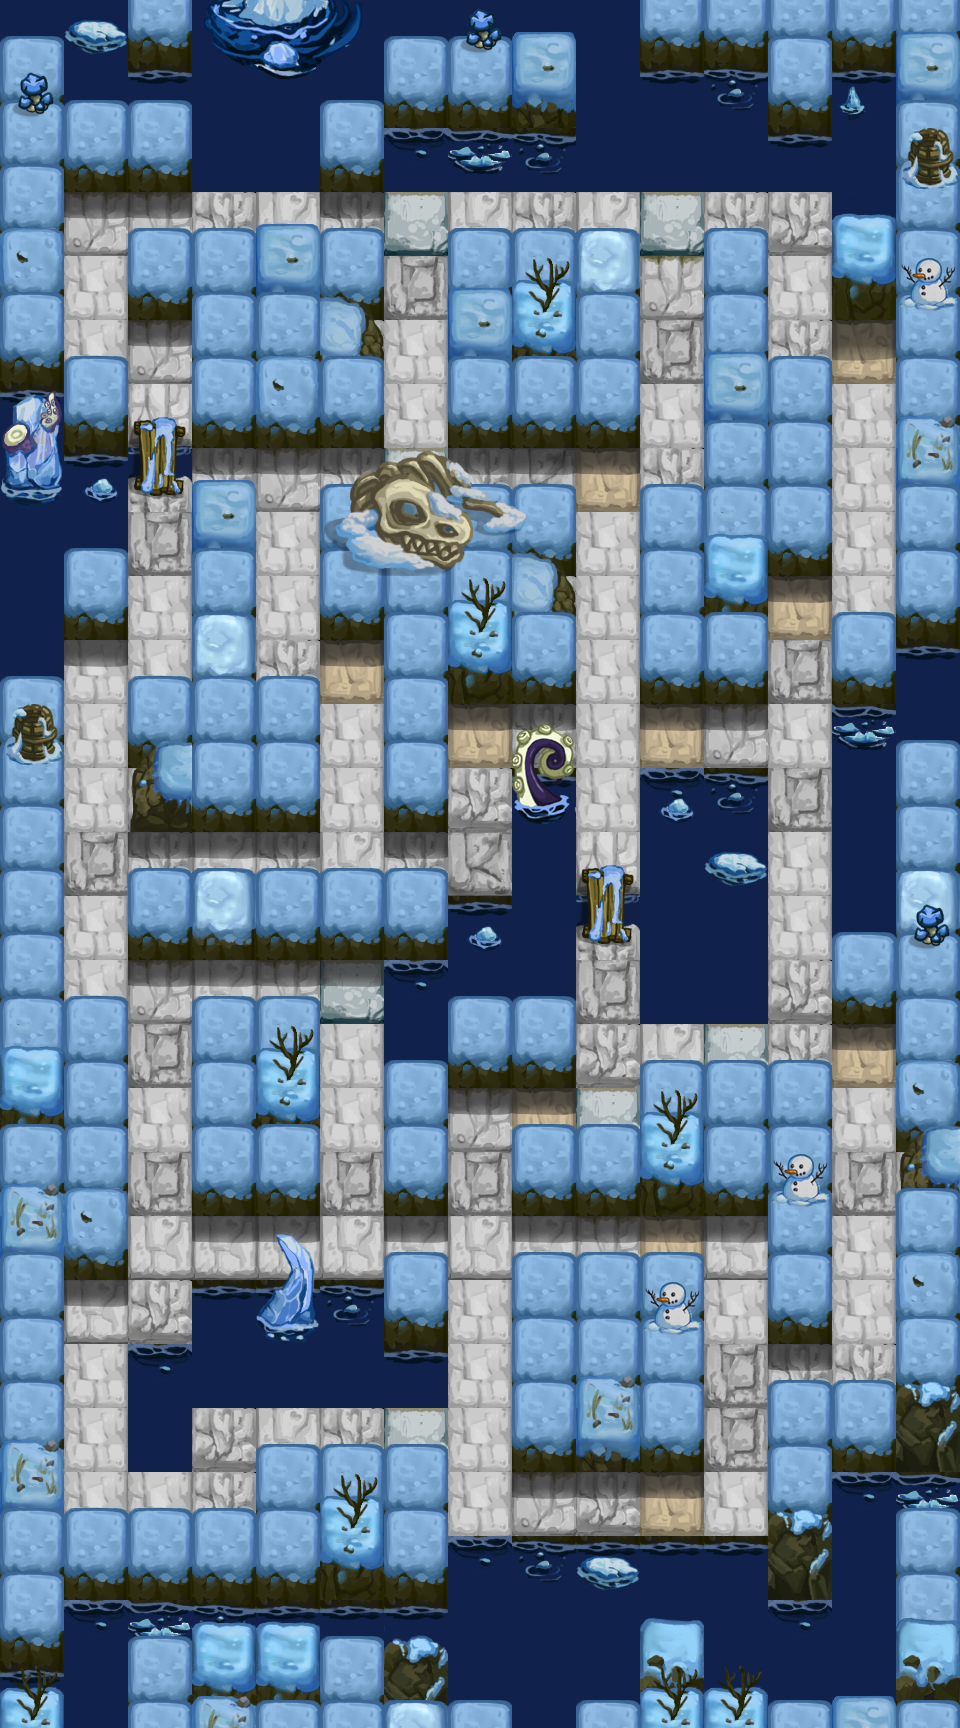

The image is a tile-based game level rendered from a .tmx file. Its description and source (layers, tilesets, objects; grid data summarised) follow:
An orthogonal 15x27 tile map with 64x64 px tiles, 7 tile layers (background, background_top, block, block_top, ...), 4 tilesets and 8 objects (5x monster, move_3, move_2, move_1).

<map version="1.2" tiledversion="1.2.2" orientation="orthogonal" renderorder="left-down" width="15" height="27" tilewidth="64" tileheight="64" infinite="0" nextlayerid="55" nextobjectid="223">
 <tileset firstgid="1" name="ice_block_1" tilewidth="64" tileheight="64" tilecount="64" columns="8">
  <image source="img/ice_block_1.png" width="512" height="512" />
 </tileset>
 <tileset firstgid="65" name="diamond" tilewidth="64" tileheight="64" tilecount="64" columns="8">
  <image source="img/diamond.png" width="512" height="512" />
 </tileset>
 <tileset firstgid="129" name="ice_bg_1" tilewidth="64" tileheight="64" tilecount="64" columns="8">
  <image source="img/ice_bg_1.png" width="512" height="512" />
 </tileset>
 <tileset firstgid="193" name="ice_top_1" tilewidth="64" tileheight="64" tilecount="64" columns="8">
  <image source="img/ice_top_1.png" width="512" height="512" />
 </tileset>
 <layer id="45" name="background" width="15" height="27">
  <data>[405 cells, 383 non-empty, 10 distinct tile ids]</data>
 </layer>
 <layer id="46" name="background_top" width="15" height="27">
  <data>[405 cells, 46 non-empty, 5 distinct tile ids]</data>
 </layer>
 <layer id="47" name="block" width="15" height="27">
  <data>[405 cells, 269 non-empty, 16 distinct tile ids]</data>
 </layer>
 <layer id="48" name="block_top" width="15" height="27">
  <data>[405 cells, 138 non-empty, 11 distinct tile ids]</data>
 </layer>
 <layer id="49" name="diamond" width="15" height="27">
  <data>[405 cells, 62 non-empty, 1 distinct tile ids]</data>
 </layer>
 <objectgroup color="#ffaaff" id="50" name="trigger" visible="0" />
 <objectgroup color="#ff0000" id="51" name="monster">
  <object id="204" name="monster" x="192" y="192" width="64" height="64">
   <properties>
    <property name="Direction_Arr" value="0" />
    <property name="ID_Arr" value="104" />
    <property name="Interval" type="int" value="5000" />
    <property name="Move_Arr" value="0" />
    <property name="Order" type="int" value="1" />
    <property name="Time" type="int" value="0" />
   </properties>
  </object>
  <object id="216" name="monster" x="448" y="448" width="64" height="64">
   <properties>
    <property name="Direction_Arr" value="0" />
    <property name="ID_Arr" value="901" />
    <property name="Interval" type="int" value="5000" />
    <property name="Move_Arr" value="0" />
    <property name="Order" type="int" value="1" />
    <property name="Time" type="int" value="0" />
   </properties>
  </object>
  <object id="220" name="monster" x="832" y="448" width="64" height="64">
   <properties>
    <property name="Direction_Arr" value="0" />
    <property name="ID_Arr" value="104" />
    <property name="Interval" type="int" value="5000" />
    <property name="Move_Arr" value="0" />
    <property name="Order" type="int" value="1" />
    <property name="Time" type="int" value="0" />
   </properties>
  </object>
  <object id="221" name="monster" x="704" y="192" width="64" height="64">
   <properties>
    <property name="Direction_Arr" value="0" />
    <property name="ID_Arr" value="104" />
    <property name="Interval" type="int" value="5000" />
    <property name="Move_Arr" value="0" />
    <property name="Order" type="int" value="1" />
    <property name="Time" type="int" value="0" />
   </properties>
  </object>
  <object id="222" name="monster" x="192" y="832" width="64" height="64">
   <properties>
    <property name="Direction_Arr" value="0" />
    <property name="ID_Arr" value="104" />
    <property name="Interval" type="int" value="5000" />
    <property name="Move_Arr" value="0" />
    <property name="Order" type="int" value="1" />
    <property name="Time" type="int" value="0" />
   </properties>
  </object>
 </objectgroup>
 <objectgroup color="#00ff00" id="52" name="player">
  <object id="110" name="move_3" x="576" y="1472" width="64" height="64" />
  <object id="109" name="move_2" x="576" y="1472" width="64" height="64" />
  <object id="107" name="move_1" x="576" y="1472" width="64" height="64" />
 </objectgroup>
 <layer id="53" name="all_top_1" width="15" height="27">
  <data>[405 cells, 45 non-empty, 3 distinct tile ids]</data>
 </layer>
 <layer id="54" name="all_top_2" width="15" height="27">
  <data>[405 cells, 37 non-empty, 28 distinct tile ids]</data>
 </layer>
</map>
